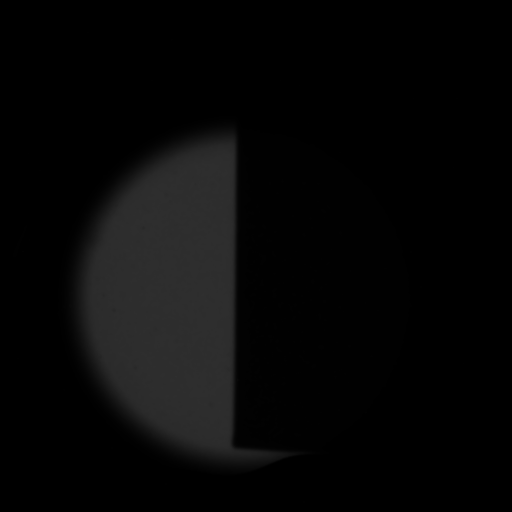
#> input picture ExampleImagesForMTF/Thermal450um_2-14-22/10s_3em7_rotated.tif, 512 x 512 px
$ python MTFCalculationfromImage.py
#> lines starting #> are read from the running program, lines starting #| are printed output that depends on the picture
#MTF Calculation written by Matt Bisbee 2/3/21
#This program takes the Edge Spread Function from Imagej as an input then calculates the LSF and MTF
#I save the input data as a CSV
import numpy as np
import matplotlib.pyplot as plt
from scipy.fft import fft,fftfreq
import cv2,os
import scipy as scipy
from scipy import optimize
from matplotlib import gridspec
from scipy import signal

def smooth(y, box_pts):
    box = np.ones(box_pts)/box_pts
    y_smooth = np.convolve(y, box, mode='same')
    return y_smooth

def CalculateMTF(ImagePath,EffectivePixelSize,ROI_Input,RoiNeeded=True):
#> called with EffectivePixelSize = 0.102, RoiNeeded = True
    sensorLp = 1/(2*EffectivePixelSize) #lp/mm for sensor
    PMAG = 1    #assuming primary magnification size is 1
    lpPermm = sensorLp*PMAG         #cut-off frequency nyquist
    PixelPermm = 2*lpPermm       #number of pixels per mm
    #should PixelPermm just be 1/effective pixel size? so basically 10? what is it now?
    print('Current pixels per mm is {}'.format(PixelPermm))
    InputImg = cv2.imread(ImagePath,-1)
#> InputImg is the input picture: shape (512, 512) uint16; min 94, max 12245, mean 1951.7
    #We are going to take an ROI from the image, need it to be brightened to see
    BitMax = 65536 #not actually the bit maximum but is close
    Imgmax = np.max(InputImg)
#> Imgmax = 12245
    print(Imgmax)
#| 12245
    StretchedImg = (InputImg*int(BitMax/Imgmax))
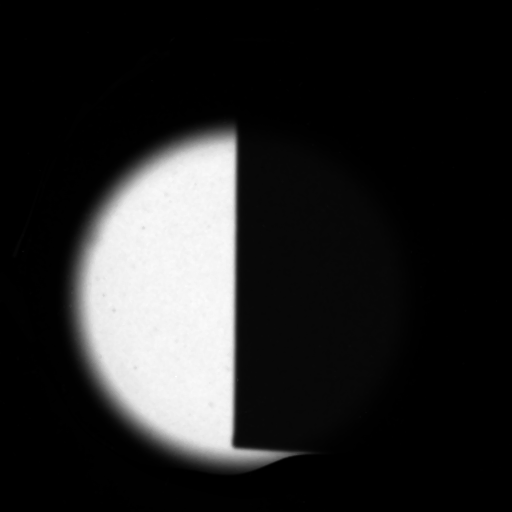
#> StretchedImg: shape (512, 512) uint16; min 470, max 61225, mean 9758.3; drawn with min black and max white
    print('select ROI for Edge'' left edge')
    if RoiNeeded == True:
#> (the run stopped early here; a loop or call above may not have finished)
